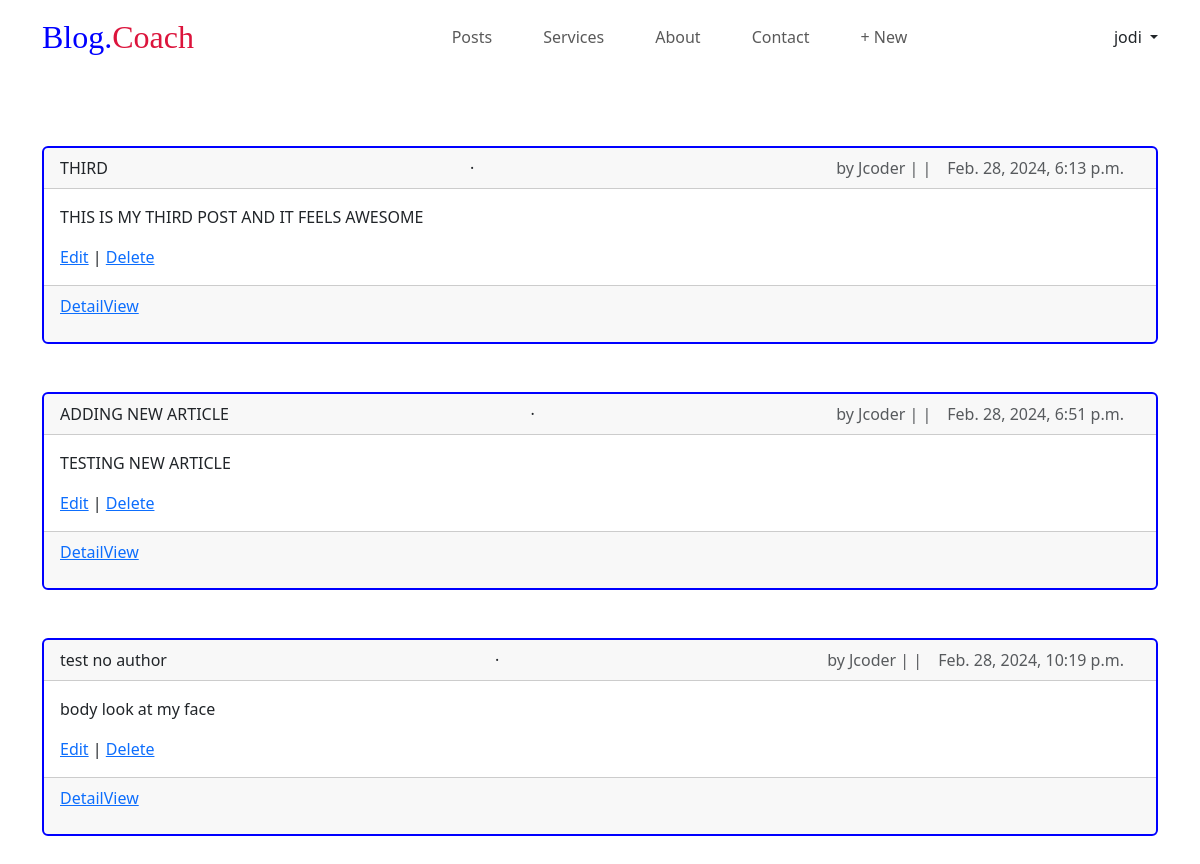
The page /articles/ (signed in) on the database its author committed.
### accounts/models.py (models this page shows)
class CustomUser(AbstractUser):
    age = models.PositiveIntegerField(null=True, blank=True)

### Articles/models.py (models this page shows, shortened)
class Article(models.Model):
    title = models.CharField(max_length=255)
    body = models.TextField()
    date = models.DateTimeField(auto_now_add=True)
    author = models.ForeignKey(
        settings.AUTH_USER_MODEL,
        on_delete=models.CASCADE,
    )

### Articles/views.py (the view)
# urls.py: path("", ArticleListView.as_view(), name="article_list"),
class ArticleListView(ListView):
    model = Article
    template_name = "article_list.html"

### templates/article_list.html (shortened to what this page needs)
{% extends "base.html" %}
{% block content %}
{% for article in article_list %}
<div class="container">
<div class="card ">
    <div class="card-header  d-flex">
        <span class="font-weight-bold">{{ article.title }}</span>
        &middot;
        <span class="text-muted ">by  {{ article.author }} | |<span class="px-3">{{ article.date }}</span></span>
    </div>
    <div class="card-body ">
        <p>{{ article.body }}</p>
        {%if user.is_authenticated%}
            <a href="{% url 'article_edit' article.pk %}">Edit</a> |
            <a href="{% url 'article_delete' article.pk %}">Delete</a>
        {% endif %}
    </div>
    <div class="card-footer d-flex justify-content-space-arround">
        <p><a href="{% url 'article_detail' article.pk %}">DetailView</a></p>
    </div>
</div>
</div >
{% endfor %}
{% endblock content %}

### templates/base.html (shortened to what this page needs)
{% load static %}
<!DOCTYPE html>
<html lang="en">
<head>
    <link rel="stylesheet" href="{%static './node_modules/bootstrap/dist/css/bootstrap.min.css'%}">
    <link rel="stylesheet" href="{% static 'styles.css'%}">
</head>
<body>
    <header>
        <nav class="navbar navbar-expand-lg ">
            <div class="container">
                <a class="navbar-brand" href="#">Blog.<span>Coach</span> </a>
                <div class="collapse navbar-collapse" id="navbarSupportedContent">
                    <ul class="navbar-nav m-auto mb-2 mb-lg-0">
                        <li class="nav-item">
                            <a class="nav-link " href="{%url 'article_list' %}">Posts</a>
                        </li>
                        <li class="nav-item">
                            <a class="nav-link" href="#">Services</a>
                        </li>
                        <li class="nav-item ">
                            <a class="nav-link " href="#"> About </a>
                        </li>
                        <li class="nav-item">
                            <a class="nav-link " href="#">Contact</a>
                        </li>
                    {% if user.is_authenticated%}
                        <li class ="nav-item">
                            <a href="{% url 'article_new' %}" class="nav-link "> &plus; New</a>
                        </li>
                    </ul>
                        <div class="dropdown ">
                            <a href="#" class="d-block link-dark text-decoration-none dropdown-toggle" id="dropdownUser1" data-bs-toggle="dropdown" aria-expanded="false">
                            {{ user.username }}
                            </a>
                        </div>
                    {% else %}
                        <form class="d-flex ">
                            <button class="btn0 "> <a class="text-decoration-none text-light"href="{% url 'signup' %}">SignUp </a></button>
                            <button class="btn1 mx-2"> <a class="text-decoration-none text-light" href="{% url 'login' %}">Log In</a></button>
                        </form>
                    {% endif %}
                </div>
            </div>
        </nav>
    </header>
    <main>
        {% block content%}
        {%endblock content%}
    </main>
</body>
</html>

### static/styles.css (style rules this page uses)
* { padding: 0; margin: 0; box-sizing: border-box; }
.navbar-brand { font-family: 'Dancing Script', cursive; font-size: 2rem; color: blue; }
.navbar-brand span { color: crimson; }
.nav-item { color: gray !important; font-weight: 500; padding-left: 35px; }
main { margin-top: 6%; }
.d-flex { justify-content: space-between; }
.card { margin-bottom: 3rem; border: 2px solid blue; }

### rows shown on the page
CustomUser: username "jodi"
Article: title "THIRD", author "Jcoder", date "Feb. 28, 2024, 6:13 p.m.", body "THIS IS MY THIRD POST AND IT FEELS AWESOME"
Article: title "ADDING NEW ARTICLE", author "Jcoder", date "Feb. 28, 2024, 6:51 p.m.", body "TESTING NEW ARTICLE"
Article: title "test no author", author "Jcoder", date "Feb. 28, 2024, 10:19 p.m.", body "body look at my face"
